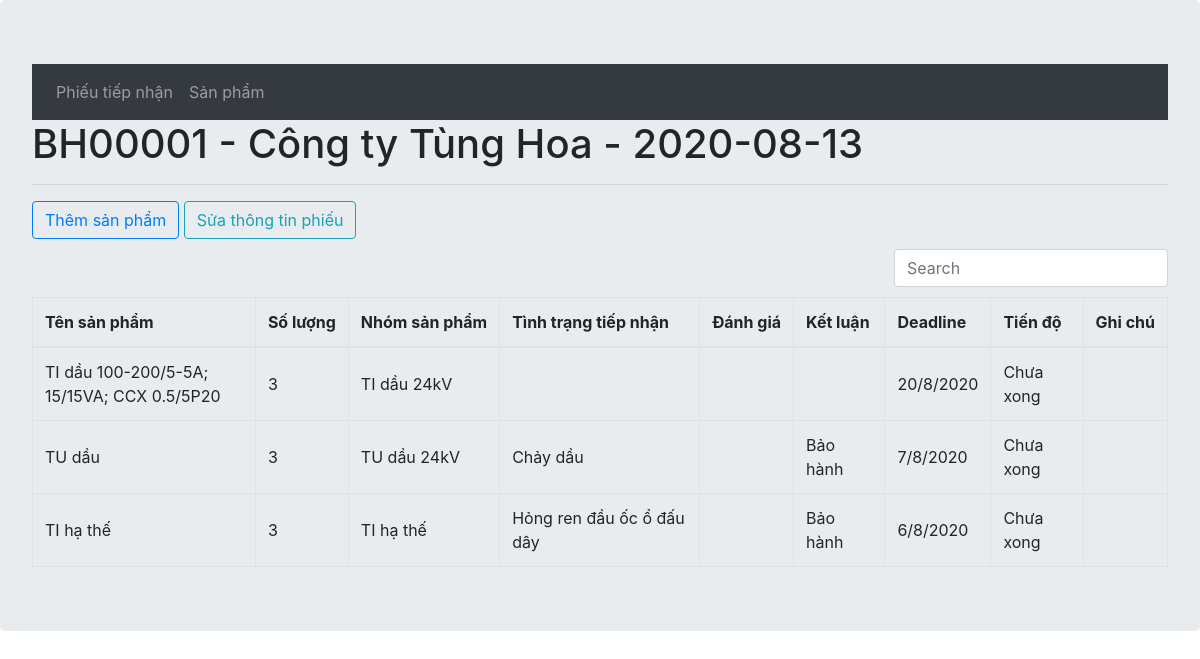
Page /warranty/note/detail/1 on the earlier database version.
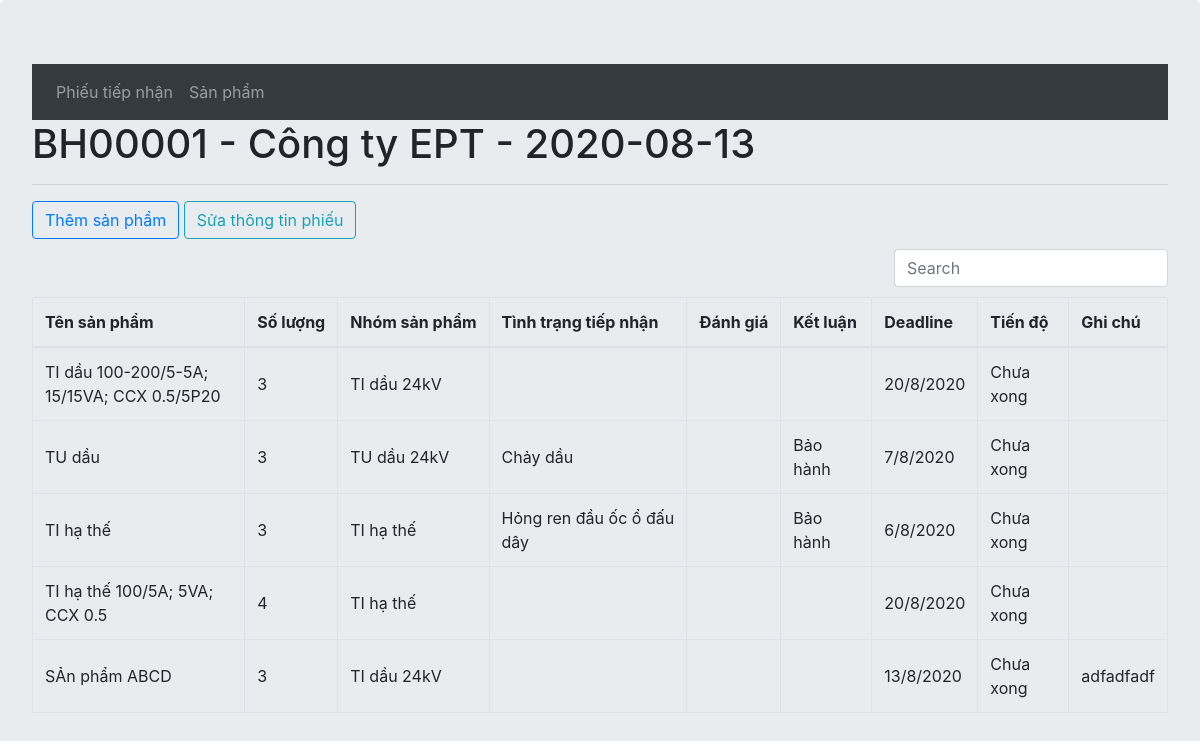
Same page on the later database version.
### warranty/models.py (models this page shows, shortened)
class Note(models.Model):
    noteNumber = models.CharField(max_length=10, unique=True,error_messages={'unique':"Số phiếu này đã có"}, verbose_name="Số phiếu")
    customers = models.CharField(max_length=50, null=False, verbose_name="Khách hàng")
    receiveDay = models.DateField(null=False, verbose_name="Ngày tiếp nhận")
    note = models.TextField(blank=True, verbose_name="Ghi chú")
    def __str__(self):
        return f"{self.noteNumber} - {self.customers} - {self.receiveDay}"

class Item(models.Model):
    group = [
        ("TIDAU24", "TI dầu 24kV"),
        ("TUDAU24","TU dầu 24kV"),
        ("TIKHO24I", "TI khô 24kV trong nhà"),
        ("TIKHO24O", "TI khô 24kV ngoài trời"),
        ("TIHT", "TI hạ thế"),
    ]
    noteNumber = models.ForeignKey(Note, on_delete=models.CASCADE, related_name="item", verbose_name="Phiếu tiếp nhận")
    itemName = models.CharField(max_length=60, verbose_name="Tên sản phẩm")
    quantity = models.IntegerField(null=False, verbose_name="Số lượng")
    itemGroup = models.CharField(max_length=10, choices=group, verbose_name="Nhóm sản phẩm")
    status = models.CharField(max_length=128, blank=True, verbose_name="Tình trạng tiếp nhận")
    check = models.CharField(max_length=128, blank=True, verbose_name="Đánh giá")
    conclude = models.CharField(max_length=128, blank=True, verbose_name="Kết luận")
    deadline = models.DateField(verbose_name="Deadline")
    note = models.TextField(blank=True)
    done = models.BooleanField(choices=[(True, "Xong"), (False, "Chưa xong")], default=False)

### warranty/views.py (the view)
# urls.py: path('note/detail/<int:pk>', views.NoteDetail, name='note_detail'),
def NoteDetail(request, pk):
    if request.method == 'POST':
        pass
    else:
        try:
            note_detail = Note.objects.get(id=int(pk))
        except:
            return HttpResponse('Không có số phiếu này')
        context = {
            'note_detail': note_detail,
            'items': note_detail.item.all(),
            'form': ItemAddForm
        }
        return render(request, 'warranty/note_detail.html', context)

### warranty/templates/warranty/note_detail.html (shortened to what this page needs)
{% extends 'warranty/layout.html'%}
{% load crispy_forms_tags %}
{% block content %}
<h1>{{ note_detail }}</h1>
<hr>
<button type="button" class="btn btn-outline-primary" data-toggle="modal" data-target="#formModal">Thêm sản
    phẩm</button>
<a href="{% url 'warranty:note_update' note_detail.id %}" class="btn btn-outline-info">Sửa thông tin phiếu</a>
{% if items %}
<table data-toggle="table" data-search="true">
    <thead>
        <tr>
            <th>Tên sản phẩm</th>
            <th>Số lượng</th>
            <th>Nhóm sản phẩm</th>
            <th>Tình trạng tiếp nhận</th>
            <th>Đánh giá</th>
            <th>Kết luận</th>
            <th>Deadline</th>
            <th>Tiến độ</th>
            <th>Ghi chú</th>
        </tr>
    </thead>
    <tbody>
        {% for item in items %}
        <tr>
            <td>{{ item.itemName }}</td>
            <td>{{ item.quantity }}</td>
            <td>{{ item.get_itemGroup_display }}</td>
            <td>{{ item.status }}</td>
            <td>{{ item.check }}</td>
            <td>{{ item.conclude }}</td>
            <td>{{ item.deadline|date:"j/n/Y" }}</td>
            <td>{{ item.get_done_display }}</td>
            <td>{{ item.note }}</td>
        </tr>
        {% endfor %}
    </tbody>
</table>
{% else %}
<h2>Chưa có sản phẩm nào</h2>
{% endif %}
{% endblock %}

Differences in the rows shown:
changed Note: noteNumber+customers+receiveDay "BH00001 - Công ty Tùng Hoa - 2020-08-13" → "BH00001 - Công ty EPT - 2020-08-13"
added Item: itemName "TI hạ thế 100/5A; 5VA; CCX 0.5", quantity "4", itemGroup "TI hạ thế", deadline "20/8/2020", done "Chưa xong"
added Item: itemName "SẢn phẩm ABCD", quantity "3", itemGroup "TI dầu 24kV", deadline "13/8/2020", done "Chưa xong", note "adfadfadf"
